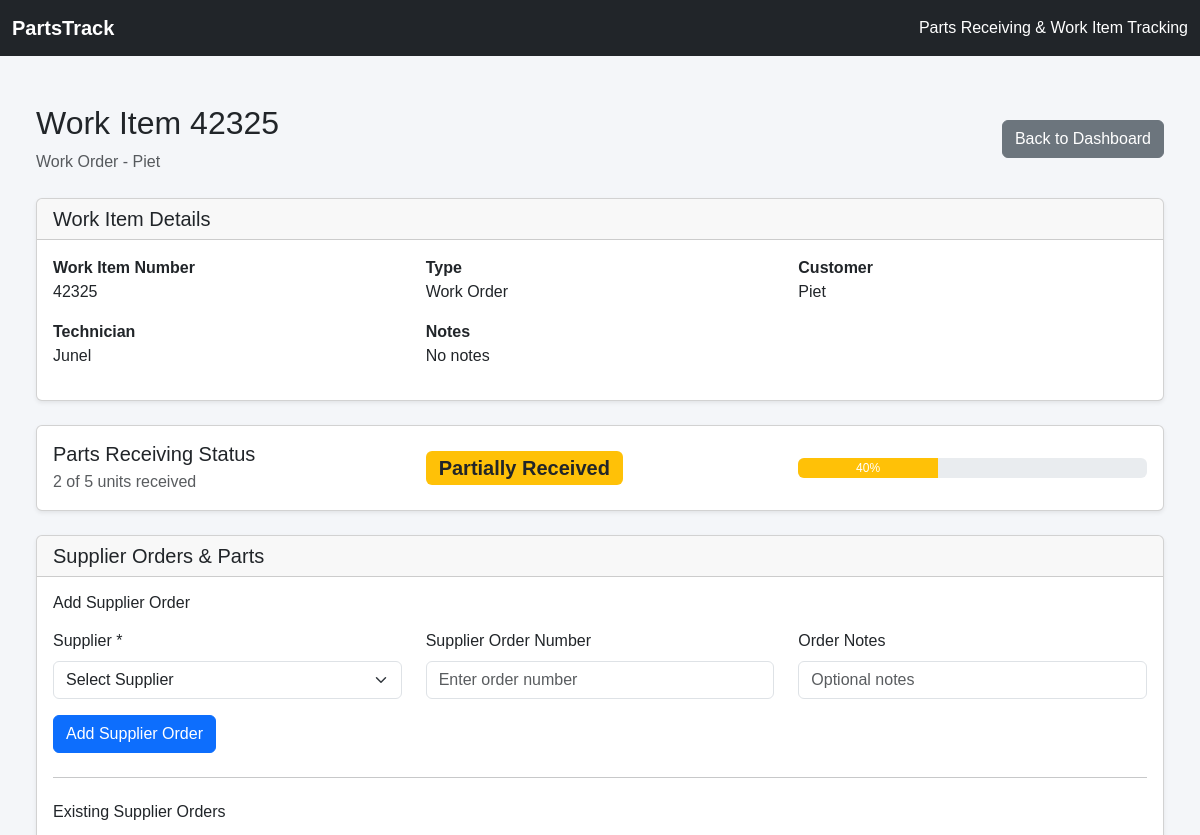
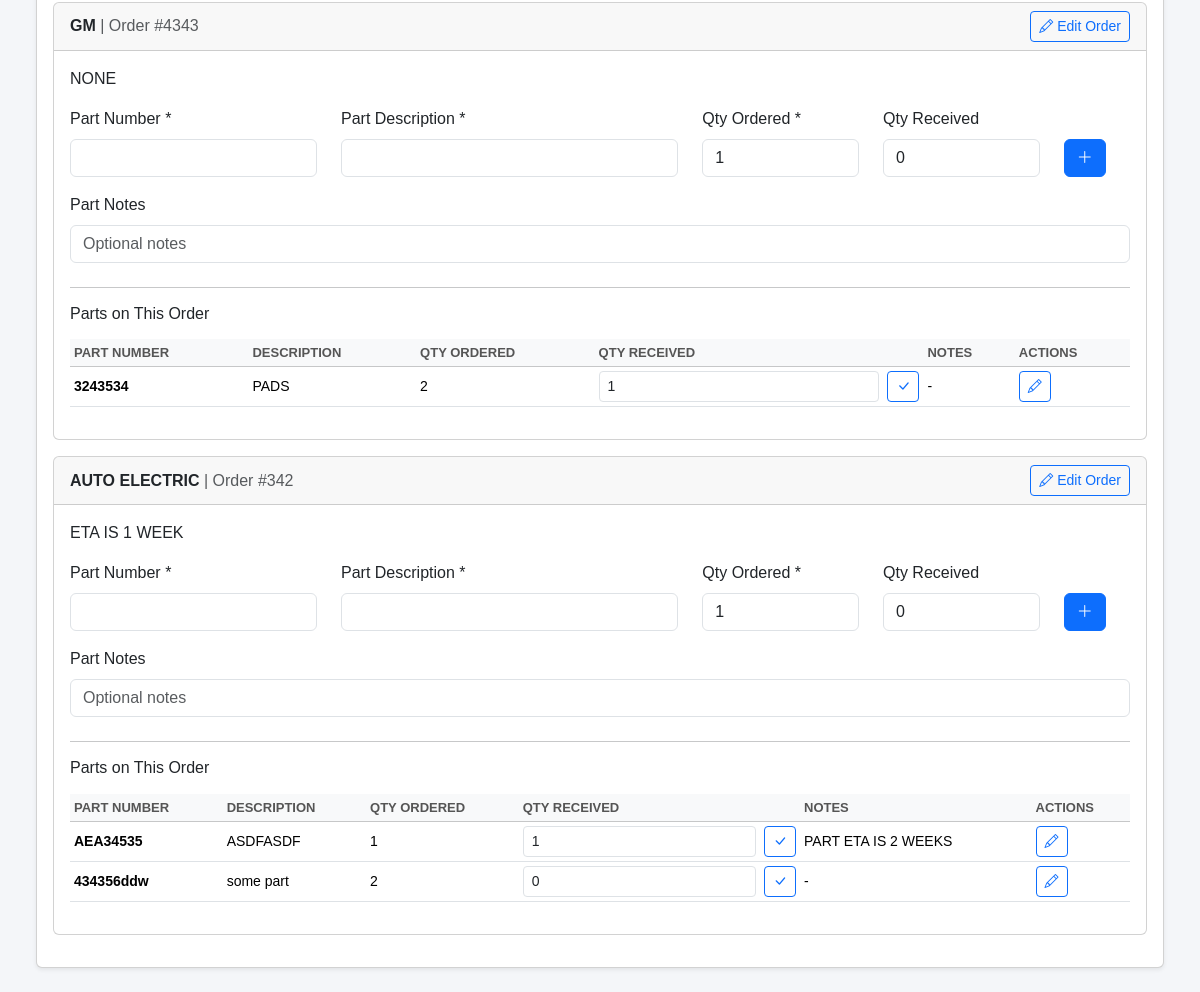
The page /work-item/2 on the database its author committed (2 pictures, top to bottom).
### app/models.py (models this page shows, shortened)
class WorkItem(db.Model):
    id = db.Column(db.Integer, primary_key=True)
    number = db.Column(db.String(50), nullable=False)
    type = db.Column(db.String(50), nullable=False)
    customer = db.Column(db.String(150), nullable=False)
    technician = db.Column(db.String(100), nullable=True)
    notes = db.Column(db.Text, nullable=True)
    is_archived = db.Column(
        db.Boolean,
        default=False,
        nullable=False
    )
    created_at = db.Column(
        db.DateTime,
        default=lambda: datetime.now(timezone.utc),
        nullable=False
    )
    parts_orders = db.relationship(
        "PartsOrder",
        backref="work_item",
        cascade="all, delete-orphan"
    )

class PartsOrder(db.Model):
    id = db.Column(db.Integer, primary_key=True)
    work_item_id = db.Column(
        db.Integer,
        db.ForeignKey("work_item.id"),
        nullable=False
    )
    supplier = db.Column(
        db.String(150),
        nullable=False
    )
    order_number = db.Column(
        db.String(100),
        nullable=True
    )
    notes = db.Column(db.Text, nullable=True)
    created_at = db.Column(
        db.DateTime,
        default=lambda: datetime.now(timezone.utc),
        nullable=False
    )
    parts = db.relationship(
        "PartLine",
        backref="parts_order",
        cascade="all, delete-orphan"
    )

class PartLine(db.Model):
    id = db.Column(db.Integer, primary_key=True)
    parts_order_id = db.Column(
        db.Integer,
        db.ForeignKey("parts_order.id"),
        nullable=False
    )
    part_number = db.Column(
        db.String(100),
        nullable=False
    )
    description = db.Column(
        db.String(250),
        nullable=True
    )
    quantity_ordered = db.Column(
        db.Integer,
        nullable=False,
        default=1
    )
    quantity_received = db.Column(
        db.Integer,
        nullable=False,
        default=0
    )
    notes = db.Column(db.Text, nullable=True)

### app/routes.py (the view)
@main.route("/work-item/<int:item_id>")
def work_item_details(item_id):
    work_item = db.get_or_404(WorkItem, item_id)
    suppliers = Supplier.query.order_by(Supplier.name.asc()).all()
    total_ordered = sum(
        part.quantity_ordered
        for order in work_item.parts_orders
        for part in order.parts
    )
    total_received = sum(
        part.quantity_received
        for order in work_item.parts_orders
        for part in order.parts
    )
    if total_ordered == 0 or total_received == 0:
        status = "Red"
    elif total_received >= total_ordered:
        status = "Green"
    else:
        status = "Yellow"
    return render_template(
        "work_item_details.html",
        work_item=work_item,
        total_ordered=total_ordered,
        total_received=total_received,
        status=status,
        suppliers=suppliers
    )

### app/templates/work_item_details.html (shortened to what this page needs)
{% extends "base.html" %}
{% block content %}
<div class="container-fluid mt-4">
    <div class="d-flex justify-content-between align-items-center mb-4">
        <div>
            <h2>Work Item {{ work_item.number }}</h2>
            <p class="text-muted mb-0">
                {{ work_item.type }} - {{ work_item.customer }}
            </p>
        </div>
        <a href="{{ url_for('main.dashboard') }}"
           class="btn btn-secondary">
            Back to Dashboard
        </a>
    </div>
    <div class="card shadow-sm mb-4">
        <div class="card-header">
            <h5 class="mb-0">Work Item Details</h5>
        </div>
        <div class="card-body">
            <div class="row">
                <div class="col-md-4 mb-3">
                    <strong>Work Item Number</strong>
                    <div>{{ work_item.number }}</div>
                </div>
                <div class="col-md-4 mb-3">
                    <strong>Type</strong>
                    <div>{{ work_item.type }}</div>
                </div>
                <div class="col-md-4 mb-3">
                    <strong>Customer</strong>
                    <div>{{ work_item.customer }}</div>
                </div>
                <div class="col-md-4 mb-3">
                    <strong>Technician</strong>
                    <div>{{ work_item.technician or "-" }}</div>
                </div>
                <div class="col-md-8 mb-3">
                    <strong>Notes</strong>
                    <div>{{ work_item.notes or "-" }}</div>
                </div>
            </div>
        </div>
    </div>
    <div class="card shadow-sm mb-4">
        <div class="card-body">
            <div class="row align-items-center">
                <div class="col-md-4">
                    <h5 class="mb-1">Parts Receiving Status</h5>
                    <p class="text-muted mb-0">
                        {{ total_received }} of {{ total_ordered }} units received
                    </p>
                </div>
                <div class="col-md-4">
                    {% if status == "Green" %}
                        <span class="badge bg-success fs-5">
                            All Parts Received
                        </span>
                    {% elif status == "Yellow" %}
                        <span class="badge bg-warning text-dark fs-5">
                            Partially Received
                        </span>
                    {% else %}
                        <span class="badge bg-danger fs-5">
                            Nothing Received
                        </span>
                    {% endif %}
                </div>
                <div class="col-md-4">
                    {% if total_ordered > 0 %}
                        <div class="progress" style="height: 20px;">
                            <div class="progress-bar
                                {% if status == 'Green' %}
                                    bg-success
                                {% elif status == 'Yellow' %}
                                    bg-warning
                                {% else %}
                                    bg-danger
                                {% endif %}"
                                role="progressbar"
                                style="width: {{ (total_received / total_ordered * 100)|round|int }}%;">
                                {{ (total_received / total_ordered * 100)|round|int }}%
                            </div>
                        </div>
                    {% else %}
                        <span class="text-muted">
                            No parts ordered yet
                        </span>
                    {% endif %}
                </div>
            </div>
        </div>
    </div>
    <div class="card shadow-sm">
        <div class="card-header">
            <h5 class="mb-0">Supplier Orders & Parts</h5>
        </div>
<div class="card-body">
    <h6 class="mb-3">Add Supplier Order</h6>
    <form method="POST"
          action="{{ url_for('main.add_parts_order', item_id=work_item.id) }}">
        <div class="row">
            <div class="col-md-4 mb-3">
                <label class="form-label">Supplier *</label>
                <select name="supplier" class="form-select" required>
                    <option value="">Select Supplier</option>
                </select>
            </div>
            <div class="col-md-4 mb-3">
                <label class="form-label">Supplier Order Number</label>
                <input type="text"
                       name="order_number"
                       class="form-control"
                       placeholder="Enter order number">
            </div>
            <div class="col-md-4 mb-3">
                <label class="form-label">Order Notes</label>
                <input type="text"
                       name="notes"
                       class="form-control"
                       placeholder="Optional notes">
            </div>
        </div>
        <button type="submit" class="btn btn-primary">
            Add Supplier Order
        </button>
    </form>
    <hr class="my-4">
    <h6 class="mb-3">Existing Supplier Orders</h6>
    {% for order in work_item.parts_orders %}
        <div class="card mb-3">
            <div class="card-header d-flex justify-content-between align-items-center">
                <div>
                    <strong>{{ order.supplier }}</strong>
                    {% if order.order_number %}
                        <span class="text-muted">
                            | Order #{{ order.order_number }}
                        </span>
                    {% endif %}
                </div>
                <a href="{{ url_for('main.edit_parts_order', order_id=order.id) }}"
                class="btn btn-sm btn-outline-primary"
                title="Edit Supplier Order">
                    <i class="bi bi-pencil"></i>
                    Edit Order
                </a>
            </div>
            <div class="card-body">
                {% if order.notes %}
                    <p>{{ order.notes }}</p>
                {% endif %}
                <form method="POST"
                    action="{{ url_for('main.add_part', order_id=order.id) }}"
                    class="mb-4">
                    <div class="row align-items-end">
                        <div class="col-md-3 mb-3">
                            <label class="form-label">Part Number *</label>
                            <input type="text"
                                name="part_number"
                                class="form-control"
                                required>
                        </div>
                        <div class="col-md-4 mb-3">
                            <label class="form-label">Part Description *</label>
                            <input type="text"
                                name="description"
                                class="form-control"
                                required>
                        </div>
                        <div class="col-md-2 mb-3">
                            <label class="form-label">Qty Ordered *</label>
                            <input type="number"
                                name="quantity_ordered"
                                class="form-control"
                                min="1"
                                value="1"
                                required>
                        </div>
                        <div class="col-md-2 mb-3">
                            <label class="form-label">Qty Received</label>
                            <input type="number"
                                name="quantity_received"
                                class="form-control"
                                min="0"
                                value="0"
                                required>
                        </div>
                        <div class="col-md-1 mb-3">
                            <button type="submit"
                                    class="btn btn-primary"
                                    title="Add Part">
                                <i class="bi bi-plus-lg"></i>
                            </button>
                        </div>
                    </div>
                    <div class="mb-3">
                        <label class="form-label">Part Notes</label>
                        <input type="text"
                            name="notes"
                            class="form-control"
                            placeholder="Optional notes">
                    </div>
                </form>
                <hr>
                <h6 class="mb-3">Parts on This Order</h6>
                <div class="table-responsive">
                    <table class="table table-sm table-hover align-middle">
                        <thead class="table-light">
                            <tr>
                                <th>Part Number</th>
                                <th>Description</th>
                                <th>Qty Ordered</th>
                                <th>Qty Received</th>
                                <th>Notes</th>
                                <th>Actions</th>
                            </tr>
                        </thead>
                        <tbody>
                            {% for part in order.parts %}
                            <tr>
                                <td>
                                    <strong>{{ part.part_number }}</strong>
                                </td>
                                <td>{{ part.description }}</td>
                                <td>{{ part.quantity_ordered }}</td>
                                <td style="min-width: 190px;">
                                    <form method="POST"
                                        action="{{ url_for('main.update_received', part_id=part.id) }}"
                                        class="d-flex align-items-center gap-2">
                                        <input type="number"
                                            name="quantity_received"
                                            class="form-control form-control-sm"
                                            min="0"
                                            max="{{ part.quantity_ordered }}"
                                            value="{{ part.quantity_received }}"
                                            required>
                                        <button type="submit"
                                                class="btn btn-sm btn-outline-primary"
                                                title="Update received quantity">
                                            <i class="bi bi-check-lg"></i>
                                        </button>
                                    </form>
                                </td>
                                <td>{{ part.notes or "-" }}</td>
                                <td>
                                    <a href="{{ url_for('main.edit_part', part_id=part.id) }}"
                                    class="btn btn-sm btn-outline-primary"
                                    title="Edit Part">
                                        <i class="bi bi-pencil"></i>
                                    </a>
                                </td>
                            </tr>
                            {% endfor %}
                        </tbody>
                    </table>
                </div>
            </div>
        </div>
    {% else %}
        <p class="text-muted">
            No supplier orders have been added yet.
        </p>
    {% endfor %}
</div>
    </div>
</div>
{% endblock %}

### app/static/css/style.css (style rules this page uses)
body { background-color: #f4f6f9; font-family: Arial, sans-serif; }
.table th { font-size: 13px; text-transform: uppercase; color: #555; }
.table td { font-size: 14px; }

### rows shown on the page
WorkItem: number "42325", type "Work Order", customer "Piet", technician "Junel", notes "No notes"
PartsOrder: supplier "GM", order_number "4343", notes "NONE"
PartLine: part_number "3243534", description "PADS", quantity_ordered "2", quantity_received "1", notes "-"
PartsOrder: supplier "AUTO ELECTRIC", order_number "342", notes "ETA IS 1 WEEK"
PartLine: part_number "AEA34535", description "ASDFASDF", quantity_ordered "1", quantity_received "1", notes "PART ETA IS 2 WEEKS"
PartLine: part_number "434356ddw", description "some part", quantity_ordered "2", quantity_received "0", notes "-"

### other values the page prints
{{ total_received }} "2"
{{ total_ordered }} "5"
{{ (total_received / total_ordered * 100)|round|int }} "40"
